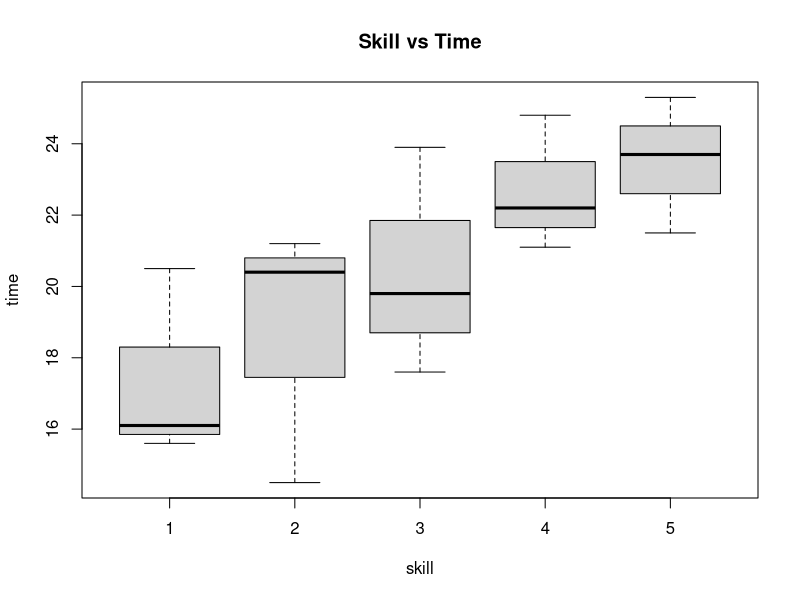
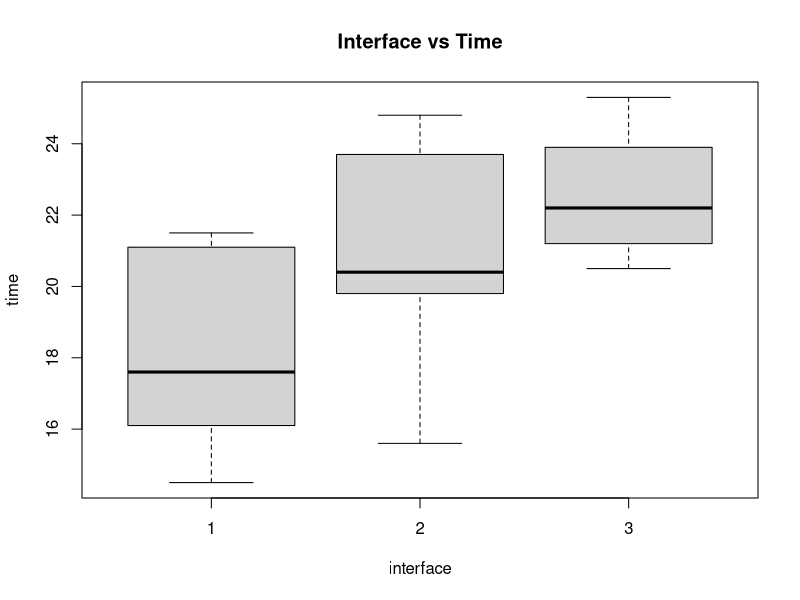
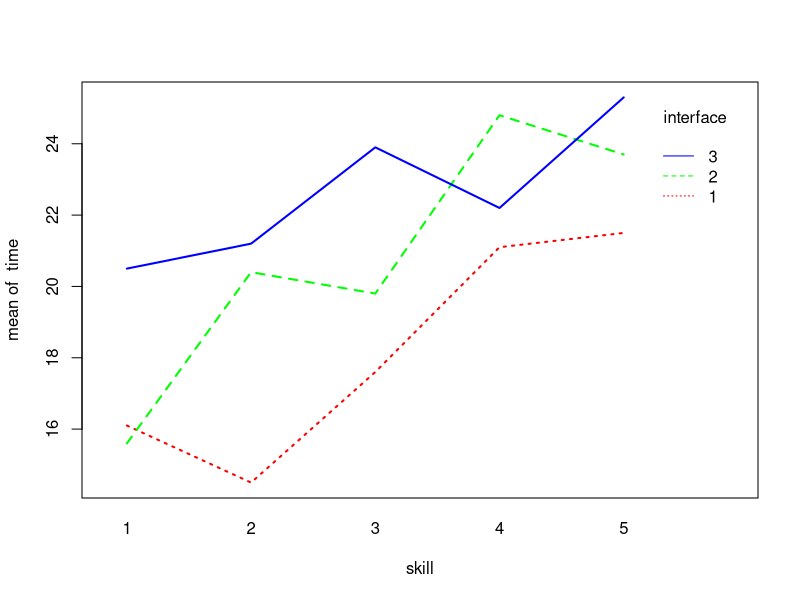
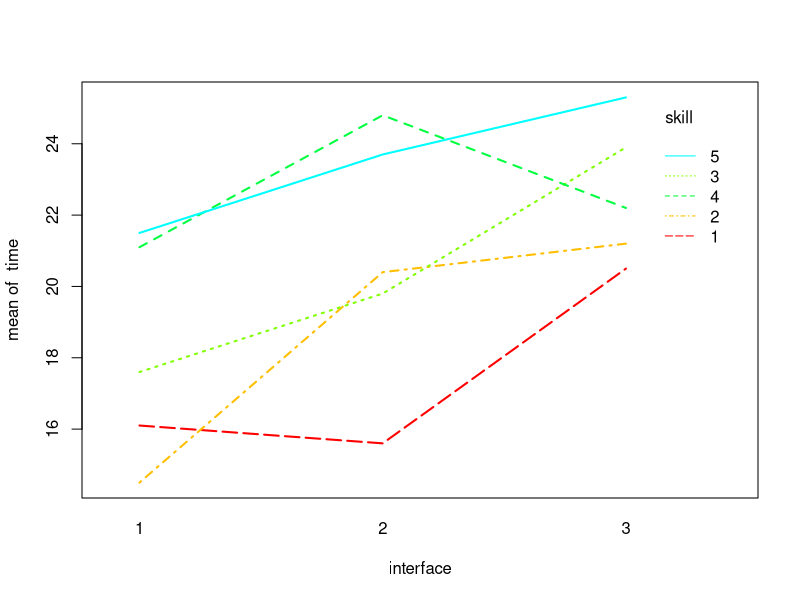
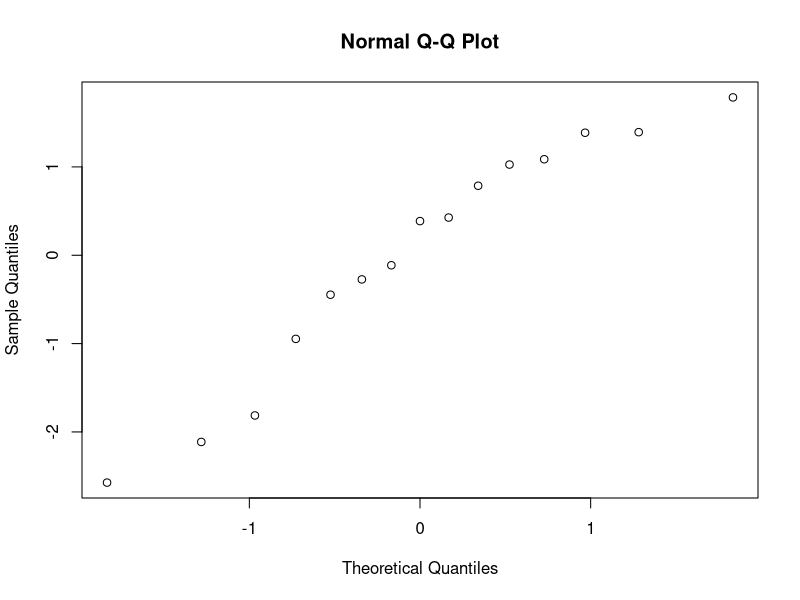
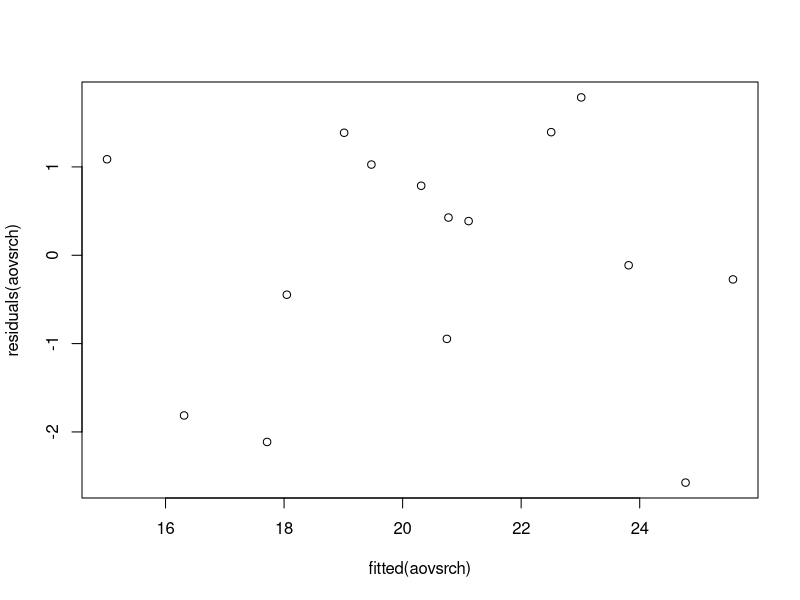

Source code (R) for these figures, in order:
#Note: The interface is of greatest importance

search = read.table("search.txt")

time =search$time
skill = search$skill
interface = search$interface

#2.1
#student = as.vector(as.matrix)

I=3; B=5; N=1
for (i in 1:B) print(sample(1:(N*I)))

#2.2


boxplot(time~skill,xlab="skill",ylab="time", main="Skill vs Time")
boxplot(time~interface,xlab="interface",ylab="time", main="Interface vs Time")

interaction.plot(skill,interface,time,lwd=2,col=rainbow(3))
interaction.plot(interface,skill,time,lwd=2,col=rainbow(8))

#2.3
interface = factor(search$interface)
skill = factor(search$skill)
kruskal.test(time,interface)

#contrasts(interface)=contr.sum
#srchaov2=lm(time~interface)
#summary(srchaov2)

#2.4
#library(multcomp)
#srcaov = lm(time~skill*interface,data=search)
#summary(srcaov)
#srcmult = glht(srcaov,linfct=mcp(skill="Tukey"))

aovsrch=lm(time~skill+interface)
anova(aovsrch)
summary(aovsrch)

#2.5



qqnorm(residuals(aovsrch))
plot(fitted(aovsrch),residuals(aovsrch))

#2.6

friedman.test(time,interface,skill)

#2.7
anovinter = lm(time~interface)
anova(anovinter)
summary(anovinter)

anv = lm(time~interface*skill,data=search)
anova(anv)
